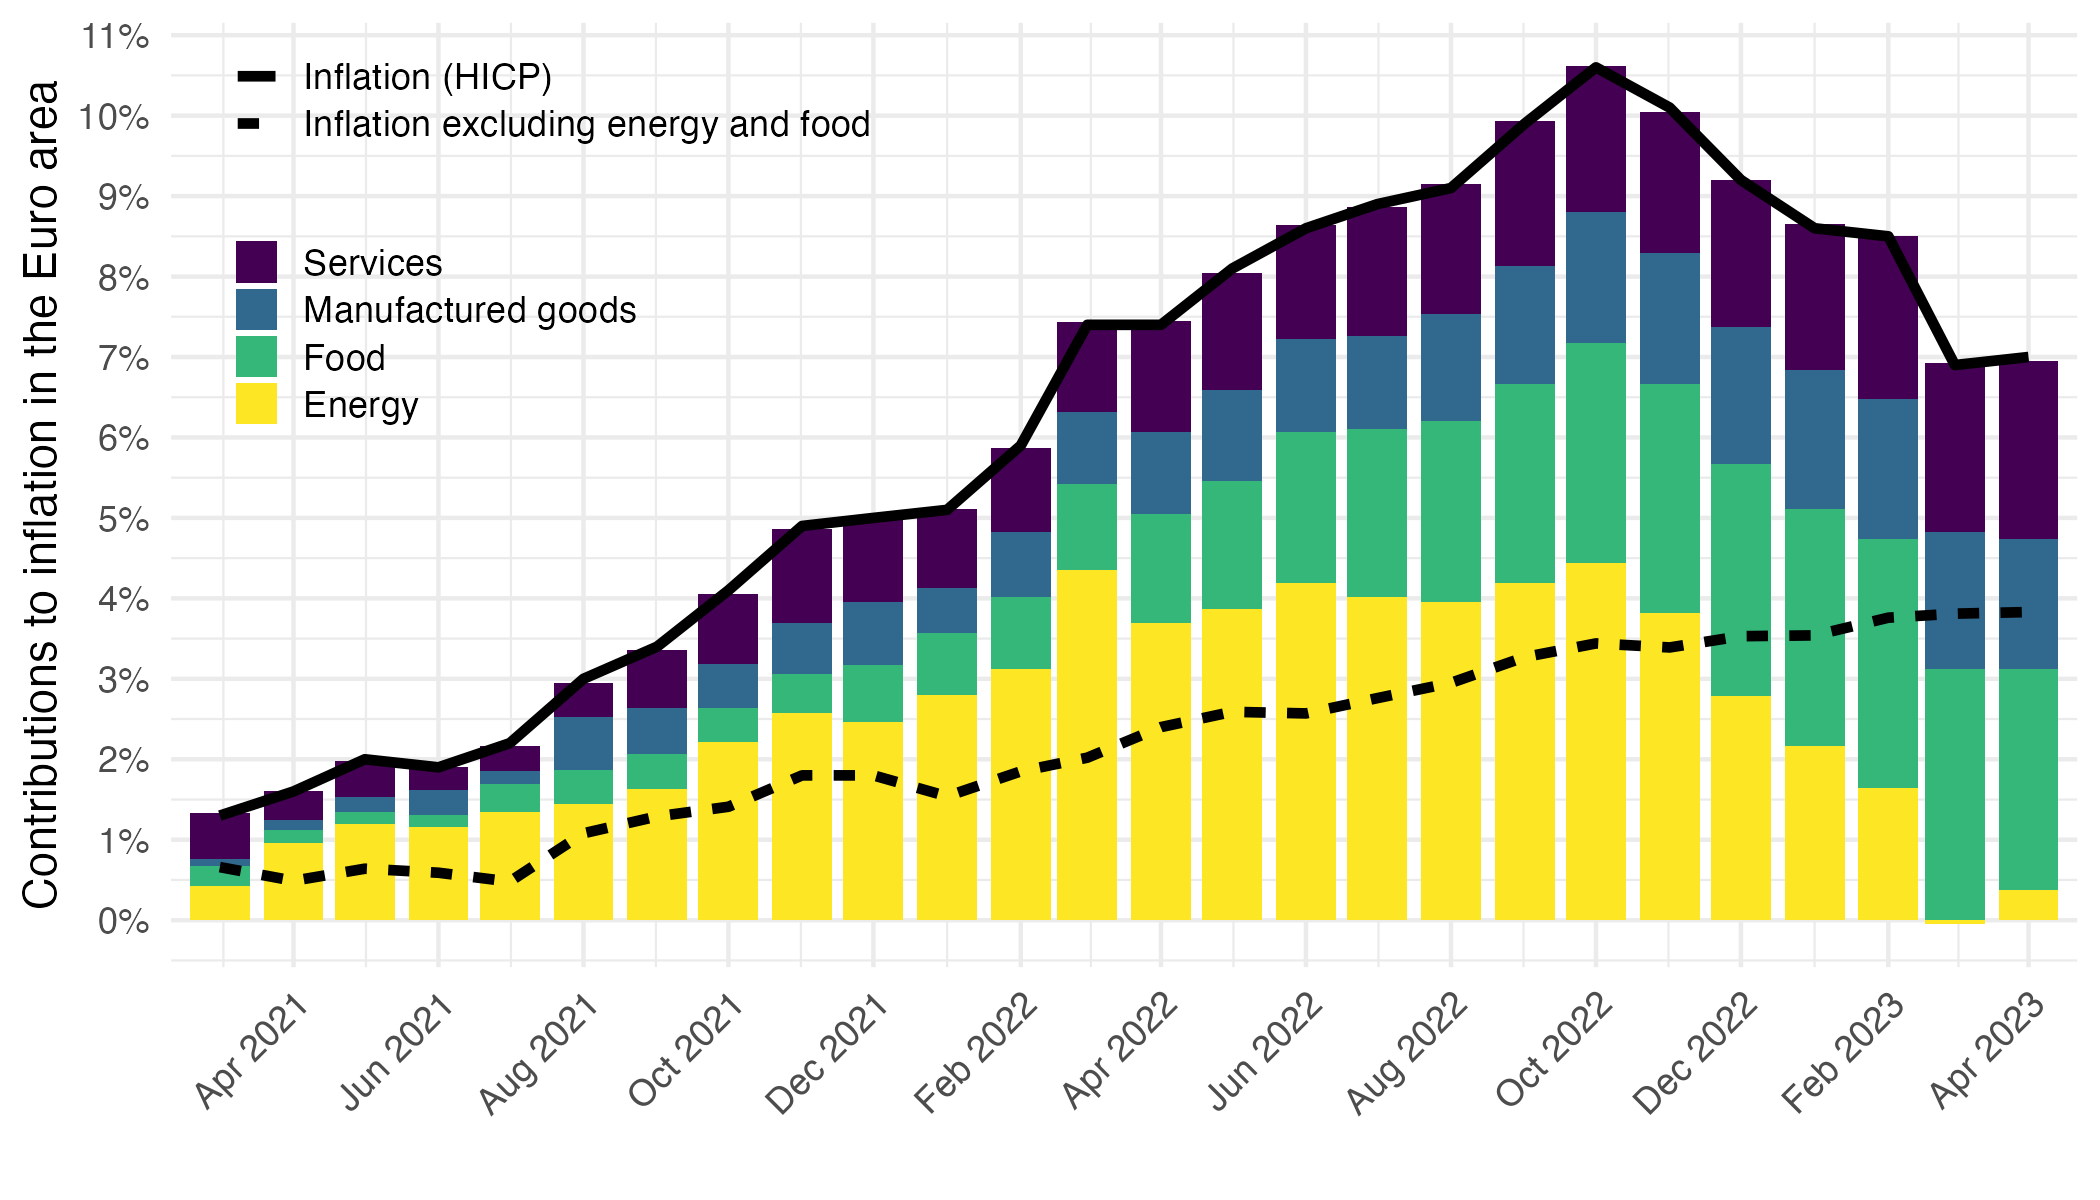

Write the R code that produced this figure.
library(tidyverse)
library(eurostat)
library(viridis)

## Load Eurostat datasets ------


Sys.setlocale("LC_TIME", "en_US.UTF-8")
invisible(Sys.setenv(TZ = "America/Los_Angeles"))

datasets_eurostat <- c("prc_hicp_manr", "prc_hicp_ctrb")

for (dataset in datasets_eurostat){
  assign(dataset, 
         get_eurostat(dataset, stringsAsFactors = F, cache = F) |>
           rename(date = TIME_PERIOD)
  )
}


## Figure 1 -------

figure1_line <- prc_hicp_manr %>%
  filter(coicop %in% c("CP00"),
         geo == "EA") %>%
  filter(date >= as.Date("2021-03-01"),
         date <= as.Date("2023-04-01")) %>%
  bind_rows(prc_hicp_ctrb %>%
              filter(coicop %in% c("SERV", "IGD_NNRG"),
                     geo == "EA") %>%
              filter(date >= as.Date("2021-03-01"),
                     date <= as.Date("2023-04-01")) %>%
              group_by(date, unit, geo) %>%
              summarise(values = sum(values)) %>%
              ungroup %>%
              mutate(coicop  = "TOT_X_NRG_FOOD")) %>%
  mutate(Line = factor(coicop, levels = c("CP00", "TOT_X_NRG_FOOD"),
                       labels = c("Inflation (HICP)", "Inflation excluding energy and food"))) %>%
  select(date, Line, values)


figure1 <- prc_hicp_ctrb %>%
  filter(coicop %in% c("FOOD", "NRG", "IGD_NNRG", "SERV"),
         geo == "EA") %>%
  select(-geo, -unit) %>%
  filter(date >= as.Date("2021-03-01"),
         date <= as.Date("2023-04-01")) %>%
  select(date, coicop, values)

figure1 %>%
  mutate(Coicop_factor = factor(coicop, levels = c("SERV", "IGD_NNRG", "FOOD", "NRG"),
                                labels = c("Services", "Manufactured goods",
                                           "Food", "Energy"))) %>%
  ggplot(., aes(x = date, y = values/100)) +
  geom_col(aes(fill = Coicop_factor), alpha = 1) +
  geom_line(data = figure1_line, aes(linetype = Line), size = 1.2) +
  theme_minimal() + xlab("") + ylab("Contributions to inflation in the Euro area") +
  # c("orange", "red", "blue", "darkgreen")
  scale_fill_manual(values = viridis(4)[1:4]) +
  scale_x_date(breaks = "2 months",
               expand = c(.01, 0), date_labels = "%b %Y") +
  scale_y_continuous(breaks = 0.01*seq(-10, 30, 1),
                     labels = percent_format(accuracy = 1)) +
  theme(legend.position = c(0.2, 0.77),
        legend.title = element_blank(),
        axis.text.x = element_text(angle = 45, vjust = 1, hjust = 1),
        legend.key.size = unit(0.4, "cm"))


write.csv(figure1, "figure1.csv")
write.csv(figure1_line, "figure1_line.csv")

ggsave("figure1.pdf", width = 7, height = 4, device = cairo_pdf)
ggsave("figure1.png", width = 7, height = 4)


